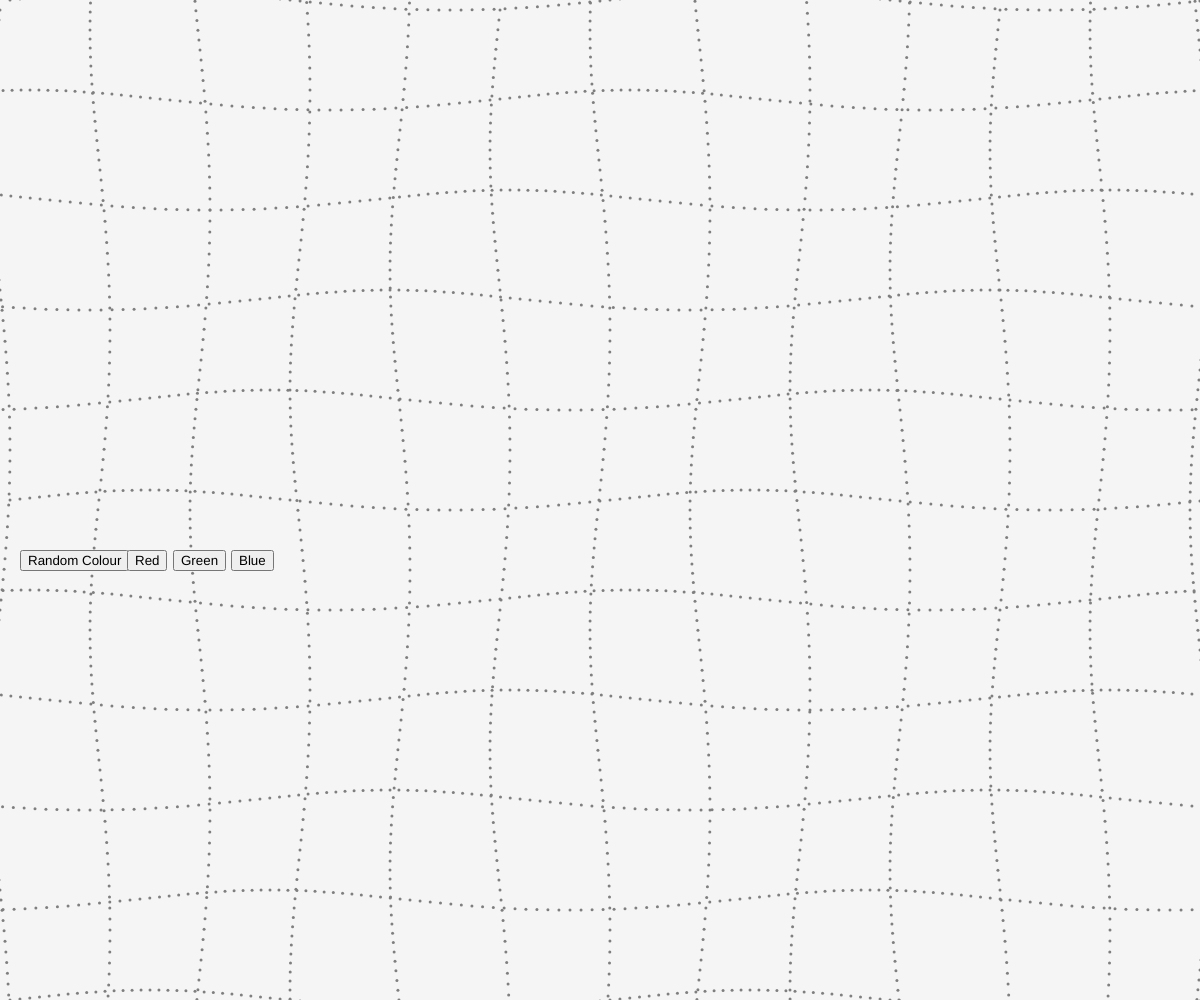
Frame 1 (no input)
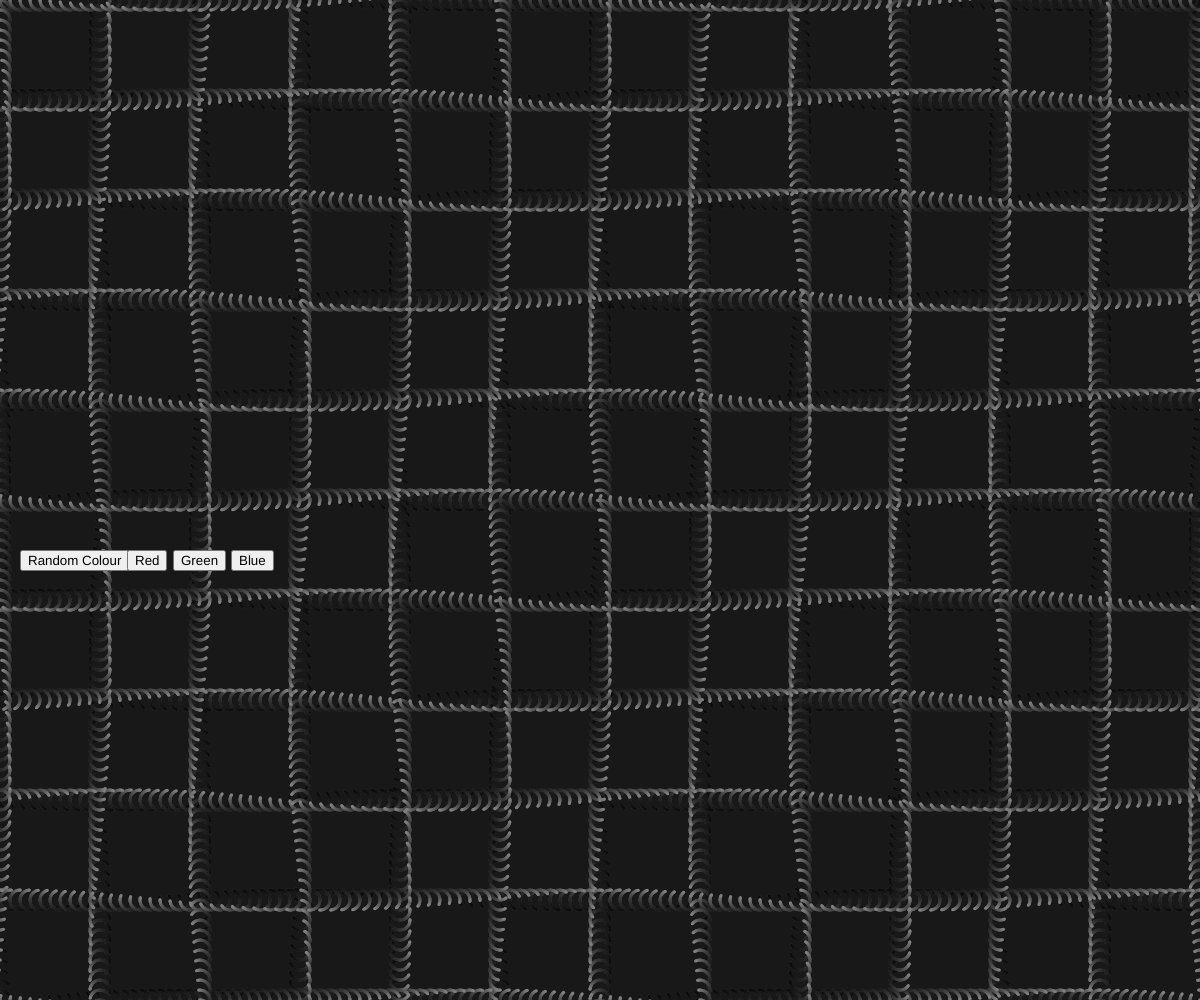
Frame 60 (no input)
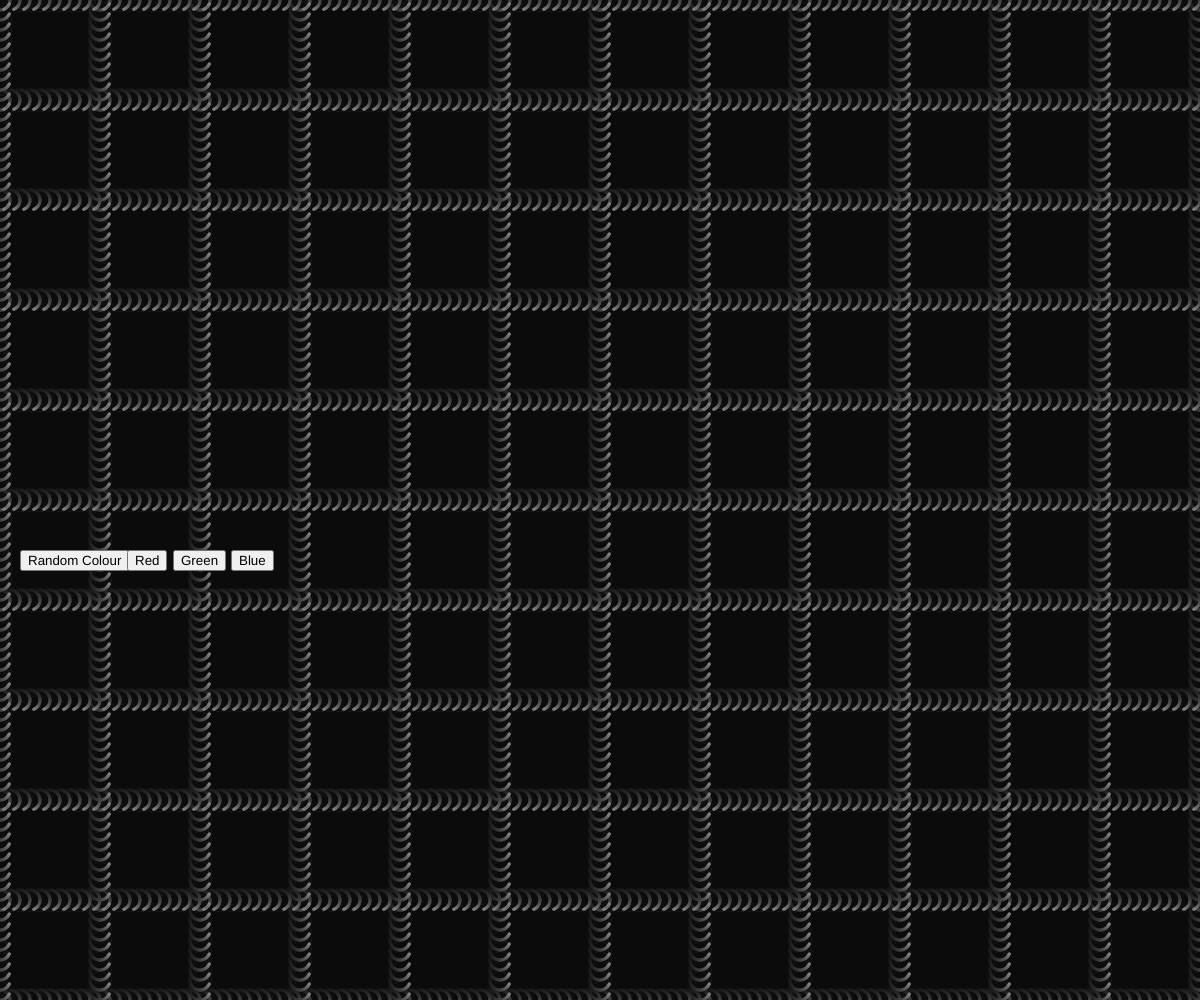
Frame 120 (the mouse pressed at the canvas centre since frame 60)

The p5.js sketch that drew these frames (run headless with seeded random() and noise() and a simulated clock; from frame 60 on, the mouse is pressed at the canvas centre):

// p5.js sketch
// ── sketch.js
var r = 127; // r value variable
var g = 127; // g value variable
var b = 127; // b value variable
var time = 0; // time variable
var button; // button variable

function setup() { // sets up the work area
  createCanvas(windowWidth, windowHeight); // sets canvas to specified dimensions
  noStroke();

  button = createButton('Random Colour'); // button creation for random colour
  button.position(20, 550); // positioning button
  button.mousePressed(recolour); // calls function

  button = createButton('Red'); // button creation for red
  button.position(127, 550); // positioning button
  button.mousePressed(recolourRed); // calls function

  button = createButton('Green'); // button creation for green
  button.position(173, 550); // positioning button
  button.mousePressed(recolourGreen); // calls function

  button = createButton('Blue'); // button creation for blue
  button.position(231, 550); // positioning button
  button.mousePressed(recolourBlue); // calls function
}

function draw() { // function to produce the objects involved
  background(0, 10); // creates a black background woth low opacity to leave trails

  // creates ellipse mesh along with the waves
  for (var y = 0; y <= width; y = y + 100) {
    for (var x = 0; x <= width; x = x + 10) {
      // the waves starting point varies on mouse location
      var angleX = map(mouseX, 0, width, -4 * PI, 4 * PI, true);
      var angleY = map(mouseY, 0, height, -4 * PI, 4 * PI, true);
      // and also based on the location of the particle
      var angle = angleX * (x / width) + angleY * (y / height);

      // each particle moves in an oscillation
      var movementX = x + 10 * cos(2 * PI * time + angle);
      var movementY = y + 10 * sin(2 * PI * time + angle);

      var size = 3 // size variable
      fill(r, g, b); // fill particle
      ellipse(movementX, movementY, size, size); // draw particle
      fill(r, g, b); // fill particle
      ellipse(movementY, movementX, size, size); // draw particle
    }
  }
  time = time + 0.01; // updates time
}

function recolour() { // recolours randomly
  r = random(255); // random r value
  g = random(255); // random g value
  b = random(255); // random b value
}

function recolourRed() { // recolours red
  r = 255;
  g = 0;
  b = 0;
}

function recolourGreen() { // recolours green
  r = 0;
  g = 255;
  b = 0;
}

function recolourBlue() { // recolours blue
  r = 0;
  g = 0;
  b = 255;
}
